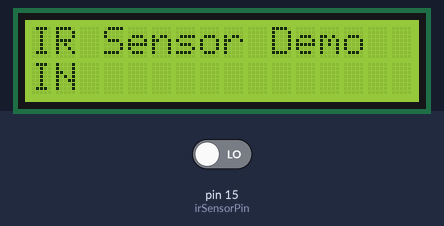
This sketch was run on a simulated Arduino Mega 2560, built with avr-gcc and run on an emulated ATmega2560. On the bench: 16×2 character LCD. Inputs (shaded band) come from the test bench; at power-on: pin 15 (irSensorPin) LOW.

Above: at 1.2 s.
1.3 s: pin 15 (irSensorPin) driven HIGH
At 2.6 s:
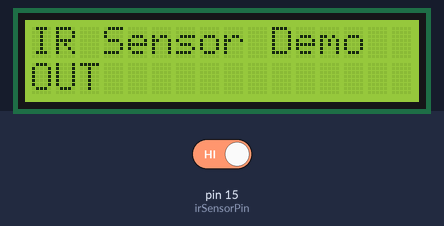
3.0 s: pin 15 (irSensorPin) driven LOW
At 3.8 s:
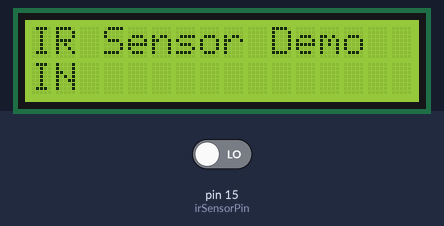
Timing chart, 0 to 6.0 s (numbered marks = the images above; inputs shaded):
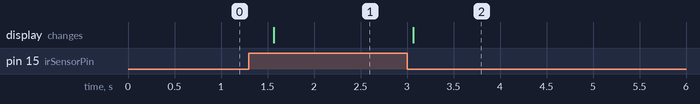

The sketch:

sketch_feb_lcd_ir.ino
```cpp
#include <LiquidCrystal.h>

// Initialize the library with the numbers of the interface pins
LiquidCrystal lcd(26, 25, 24, 23, 22, 21); // RS, EN, D4, D5, D6, D7

// IR sensor
const int irSensorPin = 15; // GPIO pin connected to the IR sensor

void setup() {
  // Initialize the LCD
  lcd.begin(16, 2); // Set up the LCD's number of columns and rows
  lcd.setCursor(0, 0);
  lcd.print("IR Sensor Demo");

  // Initialize IR sensor pin
  pinMode(irSensorPin, INPUT);
}

void loop() {
  // Read IR sensor value
  int irValue = digitalRead(irSensorPin);

  // Check IR sensor response and display on LCD
  lcd.setCursor(0, 1); // Set cursor to second line
  if (irValue == HIGH) {
    lcd.print("OUT ");
  } else {
    lcd.print("IN  ");
  }
  delay(500); // Small delay for better display readability
}
```

Measured:
- after the input at 1.3 s, the display: changes after 0.27 s (image 1)
- after the input at 3.0 s, the display: changes after 0.07 s (image 2)
